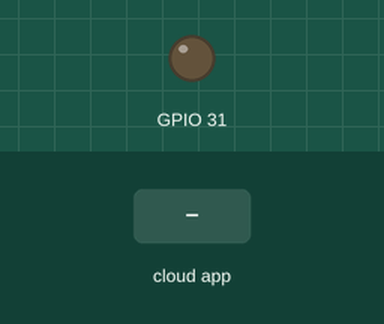
A sketch run on a simulated ESP32. On the bench: output pins drawn as LEDs (lit = HIGH). The test bench sets the inputs (shaded band).

Above: at 1.2 s.
1.3 s: the phone or cloud app sets led to 1
At 1.8 s:
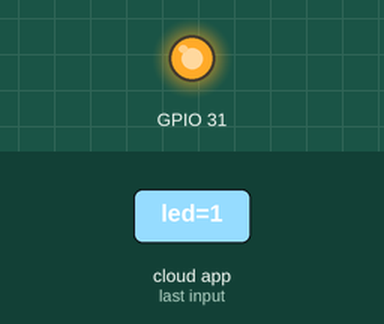
2.8 s: the phone or cloud app sets led to 0
At 4.1 s:
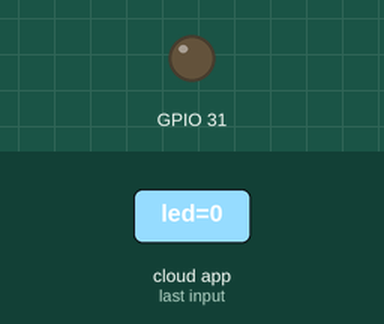
Timing chart, 0 to 5.8 s (numbered marks = the images above; inputs shaded):
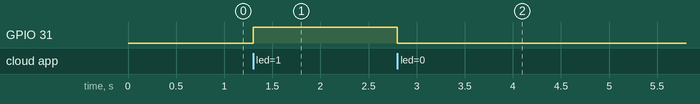

The sketch:

ESP32Thinger.ino
```cpp
#include <WiFiClientSecure.h>
#include <ThingerESP32.h>
#include <Adafruit_BMP085.h>

#define USERNAME "Damaranto"
#define DEVICE_ID "ESP32"
#define DEVICE_CREDENTIAL "oJ6rTT#P7Adz"
#include <Adafruit_BMP085.h>

#define SSID "Halley_LAB"
#define SSID_PASSWORD "H@LLEY2o13"

Adafruit_BMP085 bmp;

ThingerESP32 thing(USERNAME, DEVICE_ID, DEVICE_CREDENTIAL);

void setup() {
  pinMode(31, OUTPUT);

  thing.add_wifi(SSID, SSID_PASSWORD);


  thing["led"] << digitalPin(31);
  thing["Pressure"] >> outputValue(bmp.readPressure()/100.0);
  thing["Temperature"] >> outputValue(bmp.readTemperature());

}

void loop() {
  thing.handle();

}
```

Measured:
- after the input at 1.3 s, GPIO 31: LOW → HIGH at once
- after the input at 2.8 s, GPIO 31: HIGH → LOW at once
